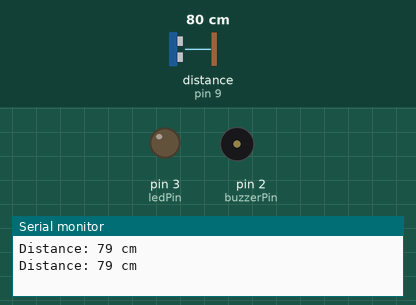
Simulated run of this sketch. Board: Arduino Uno, built with avr-gcc and run on an emulated ATmega328P. Shown: output pins drawn as LEDs (lit = HIGH), buzzer (waves = sounding, pin HIGH), the last lines printed to the serial monitor. Wiring (inferred from the names in the program): ultrasonic range finder: trigger pin 8; echo pin 9. The inputs (shaded band) are chosen by the test bench; at power-on: distance to the obstacle (sensor on pin 9) 80 cm. The echo pulse lasts 58.3 µs per cm; pins used as bus, display or sensor lines are not drawn.

Above: at 1.8 s.
1.9 s: distance to the obstacle (sensor on pin 9) set to 29 cm
3.4 s: distance to the obstacle (sensor on pin 9) set to 22 cm
At 5.2 s:
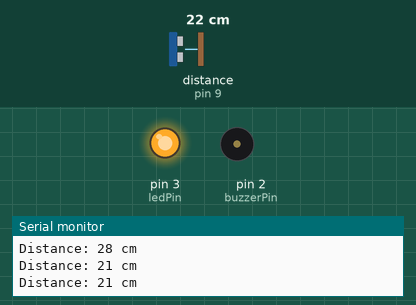
5.5 s: distance to the obstacle (sensor on pin 9) set to 2 cm
At 7.1 s:
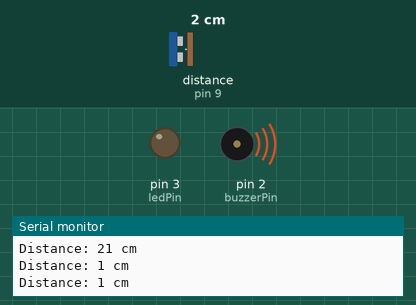
7.5 s: distance to the obstacle (sensor on pin 9) set to 18 cm
At 8.7 s:
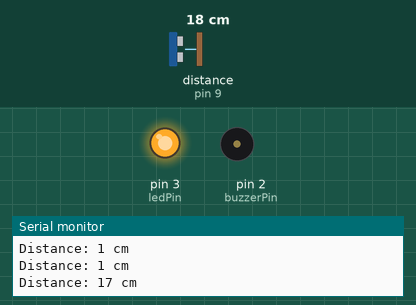
9.5 s: distance to the obstacle (sensor on pin 9) set to 4 cm
At 10.3 s:
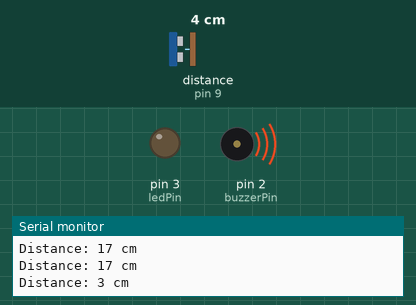
Timing chart, 0 to 12.5 s (numbered marks = the images above; inputs shaded):
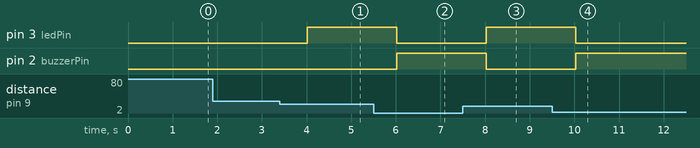

Measured:
- the behaviour switches between 26 and 25 cm on distance to the obstacle (sensor on pin 9) (found by bisection; images 0 and 1)
- after the input at 3.4 s, pin 3 (ledPin): LOW → HIGH after 0.62 s
- after the input at 5.5 s, pin 3 (ledPin): HIGH → LOW after 0.52 s; pin 2 (buzzerPin): LOW → HIGH after 0.52 s
- after the input at 7.5 s, pin 3 (ledPin): LOW → HIGH after 0.52 s; pin 2 (buzzerPin): HIGH → LOW after 0.52 s
- after the input at 9.5 s, pin 3 (ledPin): HIGH → LOW after 0.53 s; pin 2 (buzzerPin): LOW → HIGH after 0.53 s

The sketch:

UltrasonicSensorNoLibExplore8.ino
```cpp
// Define the pins for the ultrasonic sensor
const int trigPin = 8;      // Trigger pin
const int echoPin = 9;      // Echo pin
const int buzzerPin = 2;    // Buzzer pin
const int ledPin = 3;       // Red LED pin

// Define the threshold distances for activating the buzzer and LED
const float buzzerThreshold_cm = 15.0;  // Threshold distance for buzzer activation in cm
const float ledMinThreshold_cm = 15.0;  // Minimum threshold distance for LED activation in cm
const float ledMaxThreshold_cm = 25.0;  // Maximum threshold distance for LED activation in cm

void setup() {
  // Initialize Serial communication
  Serial.begin(9600);

  // Set the trigger pin as an OUTPUT
  pinMode(trigPin, OUTPUT);
  // Set the echo pin as an INPUT
  pinMode(echoPin, INPUT);
  // Set the buzzer pin as an OUTPUT
  pinMode(buzzerPin, OUTPUT);
  // Set the LED pin as an OUTPUT
  pinMode(ledPin, OUTPUT);
}

void loop() {
  // Trigger the ultrasonic sensor
  digitalWrite(trigPin, LOW);
  delayMicroseconds(2);
  digitalWrite(trigPin, HIGH);
  delayMicroseconds(10);
  digitalWrite(trigPin, LOW);

  // Measure the pulse duration on the echo pin
  long duration = pulseIn(echoPin, HIGH);

  // Calculate the distance in centimeters (you can also calculate it in inches)
  int distance_cm = duration / 58.2;

  // Print the distance to the Serial Monitor
  Serial.print("Distance: ");
  Serial.print(distance_cm);
  Serial.println(" cm");

  // Check if the distance is less than or equal to the threshold distance for buzzer
  if (distance_cm < buzzerThreshold_cm) {
    // Beep the buzzer
    digitalWrite(buzzerPin, HIGH);
  } else {
    // Turn off the buzzer
    digitalWrite(buzzerPin, LOW);
  }

  // Check if the distance is within the threshold distance for LED
  if (distance_cm > ledMinThreshold_cm && distance_cm < ledMaxThreshold_cm) {
    // Turn on the LED
    digitalWrite(ledPin, HIGH);
  } else {
    // Turn off the LED
    digitalWrite(ledPin, LOW);
  }

  // Add a delay between measurements (adjust as needed)
  delay(1000);
}
```
